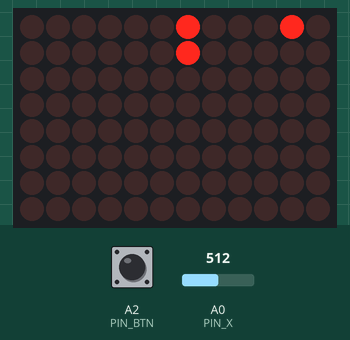
The sketch below on a simulated Arduino Uno R4 WiFi. Shown: 12×8 LED matrix. Inputs (shaded band) come from the test bench; at power-on: A0 (PIN_X) = 512, A2 (PIN_BTN) HIGH. Random numbers use the default seed unless the sketch sets one.

Above: at 1.47 s.
1.5 s: A0 (PIN_X) set to 306
At 1.68 s:
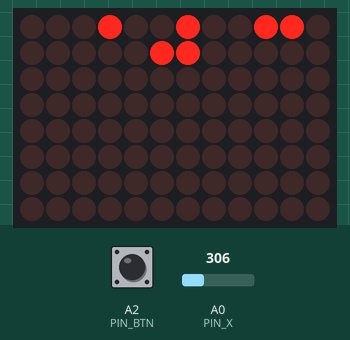
3.7 s: A0 (PIN_X) set to 122
At 3.92 s:
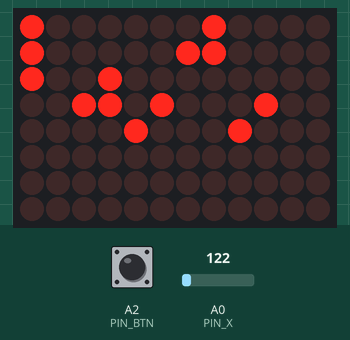
5.8 s: A0 (PIN_X) set to 511
At 5.95 s:
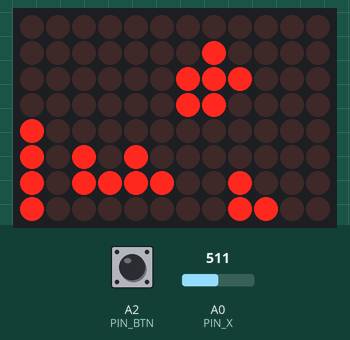
7.8 s: A0 (PIN_X) set to 716
At 7.91 s:
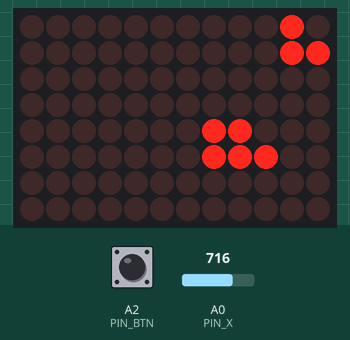
9.7 s: A0 (PIN_X) set to 900
At 10.78 s:
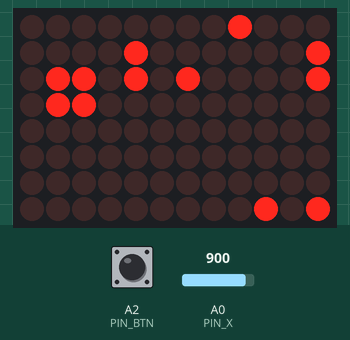
11.7 s: A0 (PIN_X) set to 1023
At 12.88 s:
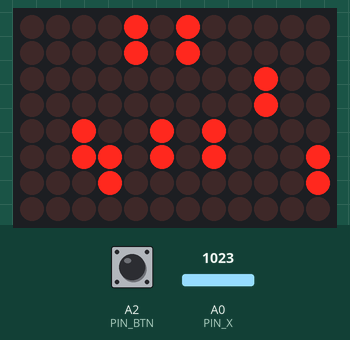

The sketch:

visual1.ino
```cpp
/*
 * Matrix Digital Rain
 * For Arduino UNO R4 LED Matrix (8x12)
 *
 * Columns of pixels fall from top to bottom like the Matrix movie effect.
 * The "fade trail" is created by pixel persistence:
 *   - The matrix only supports ON or OFF per pixel (no PWM).
 *   - Each pixel has a brightness counter that decays each tick.
 *   - Any pixel with brightness > 0 is shown as ON.
 *   - The head of the drop sets brightness to max.
 *   - As the head moves down, trailing pixels count down and wink
 *     out one by one, creating the illusion of a fading tail.
 *
 * Joystick:
 *   A0 - X-axis: "wind" (lean rain left/right)
 *   A1 - not used (could add speed)
 *   A2 - Button: freeze/unfreeze rain
 */

#include "Arduino_LED_Matrix.h"

// --- Configuration ---
// Set to false to run without a joystick (uses default middle values)
const bool USE_JOYSTICK = true;


ArduinoLEDMatrix matrix;

const int COLS = 12;
const int ROWS = 8;

const int PIN_X   = A0;
const int PIN_BTN = A2;

// Trail length: the head sets a pixel to MAX_BRIGHT,
// then it decays by 1 each tick. Pixel is ON while > 0.
const int MAX_BRIGHT = 5;

// Delay between logic update ticks (animation speed)
const int TICK_MS = 140;

// --- State ---
uint8_t bright[ROWS][COLS]; // Per-pixel brightness 0-3

// Each column has a "drop" - the falling head position
struct Drop {
  int  head;      // Current row of the bright head (-1 = not active)
  int  length;    // Trail length before it fully fades out
  int  countdown; // Ticks until next move
  int  speed;     // Ticks between moves (lower = faster)
};

Drop drops[COLS];

bool frozen = false;
bool lastBtn = HIGH;

// Binary frame for rendering
uint8_t outFrame[ROWS][COLS];

void setup() {
  Serial.begin(115200);
  matrix.begin();

  pinMode(PIN_X,   INPUT);
  pinMode(PIN_BTN, INPUT_PULLUP);

  // Initialise drops
  for (int c = 0; c < COLS; c++) {
    drops[c].head      = -1; // inactive, will spawn randomly
    drops[c].speed     = random(3, 8);
    drops[c].countdown = random(0, 15); // stagger start times
    drops[c].length    = random(3, 7);
  }

  memset(bright, 0, sizeof(bright));
}

void loop() {
  unsigned long tickStart = millis();

  // --- Read inputs ---
  int joyX = 512;  // Default middle value
  bool btn = HIGH; // Default not pressed

  if (USE_JOYSTICK) {
    joyX = analogRead(PIN_X);
    btn  = digitalRead(PIN_BTN);

    // Toggle freeze on button press
    if (btn == LOW && lastBtn == HIGH) {
      frozen = !frozen;
      delay(50); // debounce
    }
    lastBtn = btn;
  }

  // Wind: joystick X offset applied to new drop spawning column
  // Represents diagonal lean: -2 to +2 column lean
  int wind = map(joyX, 0, 1023, -2, 2);

  // --- Logic tick (only if not frozen) ---
  if (!frozen) {
    // Fade the brightness buffer (decay all pixels each tick)
    for (int r = 0; r < ROWS; r++) {
      for (int c = 0; c < COLS; c++) {
        if (bright[r][c] > 0) {
          bright[r][c]--;
        }
      }
    }

    // Advance each drop
    for (int c = 0; c < COLS; c++) {
      drops[c].countdown--;
      if (drops[c].countdown <= 0) {
        drops[c].countdown = drops[c].speed;

        if (drops[c].head < 0) {
          // Inactive: chance to spawn a new drop
          if (random(5) == 0) {
            drops[c].head      = 0;
            drops[c].length    = random(3, 7);
            drops[c].speed     = random(3, 8);
          }
        } else {
          // Move head down one row
          drops[c].head++;

          if (drops[c].head >= ROWS + drops[c].length) {
            // Drop has fully left the screen
            drops[c].head = -1;
          }
        }
      }

      // Paint the head pixel with max brightness (with wind lean)
      if (drops[c].head >= 0 && drops[c].head < ROWS) {
        int paintCol = constrain(c + wind, 0, COLS - 1);
        bright[drops[c].head][paintCol] = MAX_BRIGHT;
      }
    }
  }

  // --- Render single frame ---
  // Any pixel with brightness > 0 is ON. The trail "fades" by
  // pixels winking out one by one as their counters reach zero.
  for (int r = 0; r < ROWS; r++) {
    for (int c = 0; c < COLS; c++) {
      outFrame[r][c] = (bright[r][c] > 0) ? 1 : 0;
    }
  }
  matrix.renderBitmap(outFrame, ROWS, COLS);

  // Wait remainder of tick
  unsigned long elapsed = millis() - tickStart;
  if (elapsed < (unsigned long)TICK_MS) {
    delay(TICK_MS - elapsed);
  }
}
```
